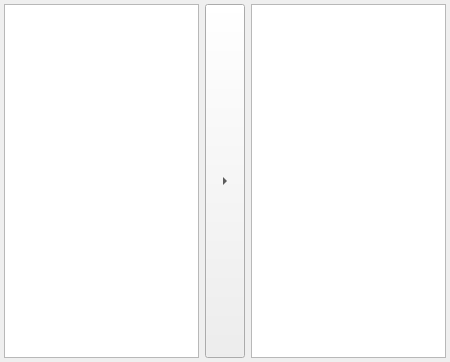
<?xml version="1.0" encoding="UTF-8"?>
<ui version="4.0">
 <class>MainWindow</class>
 <widget class="QMainWindow" name="MainWindow">
  <property name="geometry">
   <rect>
    <x>0</x>
    <y>0</y>
    <width>450</width>
    <height>362</height>
   </rect>
  </property>
  <property name="windowTitle">
   <string>MainWindow</string>
  </property>
  <widget class="QWidget" name="centralwidget">
   <layout class="QHBoxLayout" name="horizontalLayout">
    <property name="leftMargin">
     <number>4</number>
    </property>
    <property name="topMargin">
     <number>4</number>
    </property>
    <property name="rightMargin">
     <number>4</number>
    </property>
    <property name="bottomMargin">
     <number>4</number>
    </property>
    <item>
     <widget class="QPlainTextEdit" name="srcPlainTextEdit"/>
    </item>
    <item>
     <widget class="QToolButton" name="convToolButton">
      <property name="sizePolicy">
       <sizepolicy hsizetype="Fixed" vsizetype="Expanding">
        <horstretch>0</horstretch>
        <verstretch>0</verstretch>
       </sizepolicy>
      </property>
      <property name="minimumSize">
       <size>
        <width>40</width>
        <height>100</height>
       </size>
      </property>
      <property name="text">
       <string>...</string>
      </property>
      <property name="arrowType">
       <enum>Qt::RightArrow</enum>
      </property>
     </widget>
    </item>
    <item>
     <widget class="QPlainTextEdit" name="dstPlainTextEdit"/>
    </item>
   </layout>
  </widget>
 </widget>
 <resources/>
 <connections/>
</ui>
